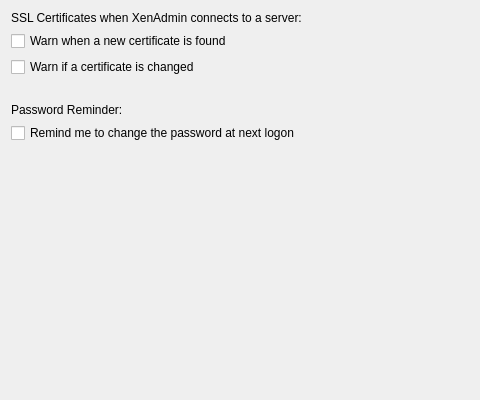
<?xml version="1.0" encoding="UTF-8"?>
<ui version="4.0">
 <class>SecurityOptionsPage</class>
 <widget class="QWidget" name="SecurityOptionsPage">
  <property name="geometry">
   <rect>
    <x>0</x>
    <y>0</y>
    <width>480</width>
    <height>400</height>
   </rect>
  </property>
  <layout class="QVBoxLayout" name="verticalLayout">
   <item>
    <widget class="QLabel" name="SSLLabel">
     <property name="text">
      <string>SSL Certificates when XenAdmin connects to a server:</string>
     </property>
     <property name="wordWrap">
      <bool>true</bool>
     </property>
    </widget>
   </item>
   <item>
    <widget class="QCheckBox" name="CertificateFoundCheckBox">
     <property name="text">
      <string>Warn when a new certificate is found</string>
     </property>
    </widget>
   </item>
   <item>
    <widget class="QCheckBox" name="CertificateChangedCheckBox">
     <property name="text">
      <string>Warn if a certificate is changed</string>
     </property>
    </widget>
   </item>
   <item>
    <spacer name="verticalSpacer_1">
     <property name="orientation">
      <enum>Qt::Vertical</enum>
     </property>
     <property name="sizeType">
      <enum>QSizePolicy::Fixed</enum>
     </property>
     <property name="sizeHint" stdset="0">
      <size>
       <width>20</width>
       <height>20</height>
      </size>
     </property>
    </spacer>
   </item>
   <item>
    <widget class="QLabel" name="labelReminder">
     <property name="text">
      <string>Password Reminder:</string>
     </property>
     <property name="wordWrap">
      <bool>true</bool>
     </property>
    </widget>
   </item>
   <item>
    <widget class="QCheckBox" name="checkBoxReminder">
     <property name="text">
      <string>Remind me to change the password at next logon</string>
     </property>
    </widget>
   </item>
   <item>
    <spacer name="verticalSpacer_2">
     <property name="orientation">
      <enum>Qt::Vertical</enum>
     </property>
     <property name="sizeHint" stdset="0">
      <size>
       <width>20</width>
       <height>40</height>
      </size>
     </property>
    </spacer>
   </item>
  </layout>
 </widget>
 <resources/>
 <connections/>
</ui>
